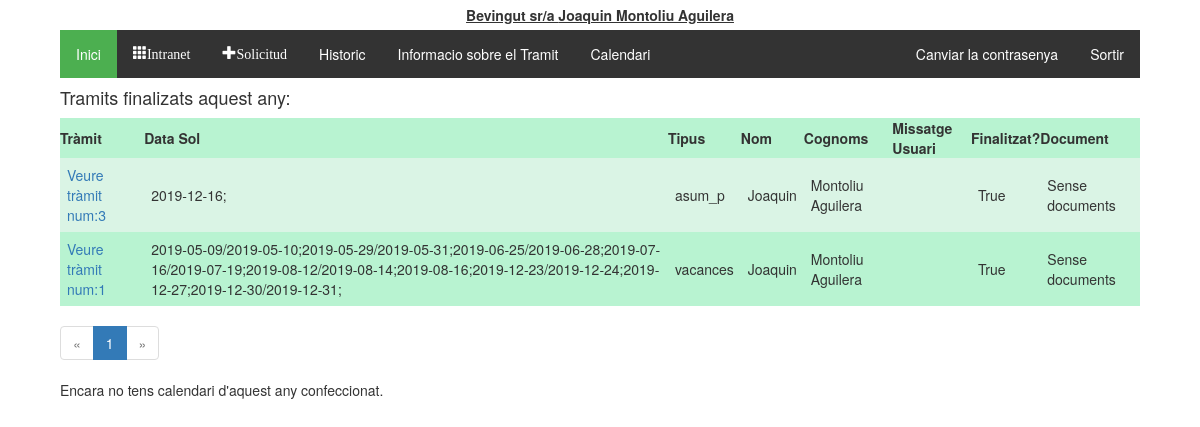
Before: /tramitador/historic/ (signed in) with the older database file.
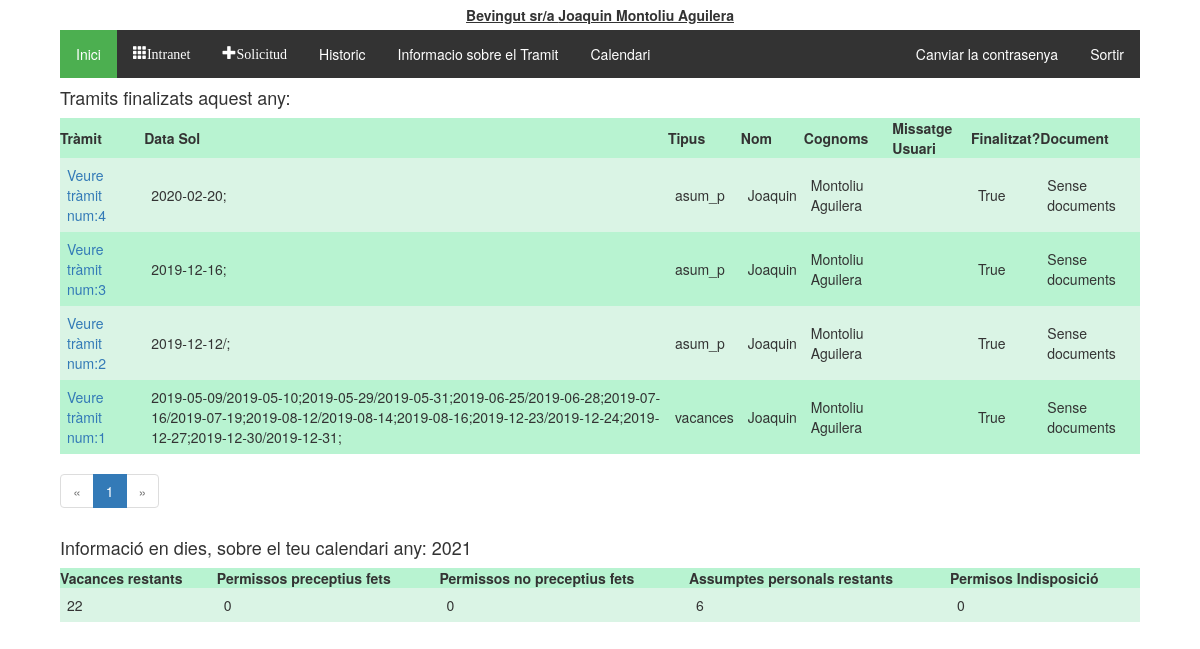
After: the same page with the newer database file.
### tramitador/models.py (models this page shows, shortened)
class Tramit(models.Model):
    validacio = (
        ('conforme','conforme'),
        ('inconforme','no conforme'),
        ('espera', 'en espera'),
    )
    tipologia = (
        ('vacances', 'Vacances'),
        ('perm_precep', 'Permisos preceptius'),
        ('perm_no_precep', 'Permisos no preceptius'),
        ('asum_p', 'Asumptes personals'),
        ('perm_indisposicio', 'Permis Indisposicio'),
        ('perm_altres', 'Altres permissos'),
    )
    treballador = models.ForeignKey(Treballadors, on_delete=models.CASCADE)
    document = models.ForeignKey(Document, on_delete=models.SET_NULL, null=True, blank=True)
    creat_en = models.DateTimeField(auto_now_add=True)
    modificat_en = models.DateTimeField(auto_now=True)
    data_sol = models.CharField(max_length=250, help_text = "Interval de dates amb guións '/', per dies no consecutios emprar ';' Exemple:2019-08-01-2019-08-20;2019-09-09")
    tipus = models.CharField(max_length=40, choices=tipologia, default='asum_p')
    finalitzat = models.BooleanField(default=False)
    """Validacio de RRHH"""
    valRRHH = models.CharField(max_length=20, choices=validacio, default='espera')
    """Validacio del responsable"""
    valResp =  models.CharField(max_length=20, choices=validacio, default='espera')
    """Validacio del Politic"""
    valPol = models.CharField(max_length=20, choices=validacio, default='espera')
    """En cas de voler explicar el motiu"""
    missatge_usuari = models.CharField(max_length=2000, null = True)
    missatge_responsable = models.CharField(max_length=2000, null = True, blank=True)
    """Millores per el admin site"""
    def was_published_recently(self):
        return self.creat_en >= timezone.now() - datetime.timedelta(days=1)
    was_published_recently.admin_order_field = 'creat_en'
    was_published_recently.boolean = True
    was_published_recently.short_description = 'Publicat recentment?'

class Treballadors(AbstractUser):
    usuari = models.CharField(max_length=20)
    foto = models.FileField(upload_to='fotos', blank=True, null=True)
    """nom = models.CharField(max_length=20)
    cognoms = models.CharField(max_length=20)
    email = models.CharField(max_length=50)"""
    dni = models.CharField(max_length=20, null = True, blank=True)
    areas = models.ManyToManyField(Area)
    observacions = models.TextField(null = True, blank=True)
    """rol = models.CharField(max_length=20, choices = tip_rols, default = 'treb')
    estat = models.CharField(max_length=10, choices = tip_estats, default = 'alta')"""
    representant = models.ForeignKey('self', on_delete=models.CASCADE, blank=True, null = True)
    class Meta:
        ordering = ['first_name','last_name']

class Calendari(models.Model):
    any = models.IntegerField(('any'),choices=year_choices(), default=current_year())
    vacances = models.IntegerField(default=22, verbose_name="Vacances disponibles")
    vacances_dies = models.CharField(max_length=500, blank=True)
    perm_precep = models.IntegerField(default=0, verbose_name="Permissos preceptius fets:")
    perm_precep_dies = models.CharField(max_length=500, blank=True)
    perm_no_precep = models.IntegerField(default=0, verbose_name="Permissos no preceptius fets:")
    perm_no_precep_dies = models.CharField(max_length=500, blank=True)
    asum_p = models.IntegerField(default=6,verbose_name="Assumptes perosnals disponibles:")
    asum_p_dies = models.CharField(max_length=500, blank=True)
    perm_indisposicio = models.IntegerField(default=0, verbose_name="Permissos per indisposició fets:", blank=True)
    perm_indisposicio_dies = models.CharField(max_length=500, blank=True)
    perm_altres = models.IntegerField(default=0, verbose_name="Altres permissos", blank=True)
    perm_altres_dies = models.CharField(max_length=500, blank=True)
    treballador = models.ForeignKey(Treballadors, on_delete=models.CASCADE)

### tramitador/views.py (the view)
@login_required
def historic(request):
    today = datetime.date.today()
    groups = request.user.groups.all()
    page = request.GET.get('page', 1)
    tramits_finalitzats = Tramit.objects.all().filter(Q(treballador__id=request.user.id) & Q(finalitzat=True)).order_by('-data_sol')
    paginator = Paginator(tramits_finalitzats, 4)
    try:
        calendari = Calendari.objects.get(treballador__id = request.user.id, any=today.year)
        try:
            tramits_finalitzats = paginator.page(page)
        except PageNotAnInteger:
            tramits_finalitzats = paginator.page(1)
        except EmptyPage:
            tramits_finalitzats = paginator.page(paginator.num_pages)
        context = {'tramits_finalitzats': tramits_finalitzats, 'calendari':calendari}
        return render(request, 'tramits/historic.html', context)
    except Calendari.DoesNotExist:
        try:
            tramits_finalitzats = paginator.page(page)
        except PageNotAnInteger:
            tramits_finalitzats = paginator.page(1)
        except EmptyPage:
            tramits_finalitzats = paginator.page(paginator.num_pages)
        context = {'tramits_finalitzats': tramits_finalitzats}
        return render(request, 'tramits/historic.html', context)

### tramitador/templatetags/group.py (called while the page is built)
@register.filter(name='has_group')
def has_group(user, group_name):
    group_name = group_name.split(";")
    for group in group_name:
        if(user.groups.filter(name=group).exists()):
            return True
    return False

### tramitador/templates/tramits/historic.html
{% extends 'tramits/base.html' %}
{% block content %}
  {% if tramits_finalitzats %}
  <h4>Tramits finalizats aquest any:</h4>
    <table class="TFtable">
      <tr>
        <th>Tràmit</th><th>Data Sol</th><th>Tipus</th><th>Nom</th><th>Cognoms</th><th>Missatge Usuari</th><th>Finalitzat?</th><th>Document</th>
      </tr>
      {% for tramit in tramits_finalitzats %}
      <tr>
        <td><a href="{% url 'tramit_detall' tramit.id %}">Veure tràmit num:{{tramit.id}}</a></td><td>{{tramit.data_sol}}</td><td>{{tramit.tipus}}</td><td>{{tramit.treballador.first_name}}</td><td>{{tramit.treballador.last_name}}</td>
        <td>{{missatge_usuari}}</td><td>{{tramit.finalitzat}}</td>
        <td>
          {% if tramit.document %}
            <a href='{{ tramit.document.document.url }}' class="glyphicon glyphicon-save-file"></a>
          {% else %}
            Sense documents
          {% endif %}
        </td>
      </tr>
      {% endfor %}
    </table>
    <ul class="pagination">
      {% if tramits_finalitzats.has_previous %}
        <li><a href="?page={{ tramits_finalitzats.previous_page_number }}">&laquo;</a></li>
      {% else %}
        <li class="disabled"><span>&laquo;</span></li>
      {% endif %}
      {% for i in tramits_finalitzats.paginator.page_range %}
        {% if tramits_finalitzats.number == i %}
          <li class="active"><span>{{ i }} <span class="sr-only">(current)</span></span></li>
        {% else %}
          <li><a href="?page={{ i }}">{{ i }}</a></li>
        {% endif %}
      {% endfor %}
      {% if tramits_finalitzats.has_next %}
        <li><a href="?page={{ tramits_finalitzats.next_page_number }}">&raquo;</a></li>
      {% else %}
        <li class="disabled"><span>&raquo;</span></li>
      {% endif %}
    </ul>
    {% else %}
      Encara no s'ha finalitzat cap tràmit...
  {% endif %}
  {% if calendari %}
  <h4>Informació en dies, sobre el teu calendari any: {{calendari.any}}</h4>
    <table class="TFtable">
      <tr>
        <th>Vacances restants</th>
        <th>Permissos preceptius fets</th>
        <th>Permissos no preceptius fets</th>
        <th>Assumptes personals restants</th>
        <th>Permisos Indisposició</th>
      </tr>
      <tr>
        <td>{{calendari.vacances}}</td>
        <td>{{calendari.perm_precep}}</td>
        <td>{{calendari.perm_no_precep}}</td>
        <td>{{calendari.asum_p}}</td>
        <td>{{calendari.perm_indisposicio}}</td>
      </tr>
    </table>
  {% else %}
    <p>Encara no tens calendari d'aquest any confeccionat.</p>
  {% endif %}
{% endblock %}

Changed rows visible on the page:
now on this page (row edited): Tramit: id "4", data_sol "2020-02-20;", tipus "asum_p", treballador.first_name "Joaquin", treballador.last_name "Montoliu Aguilera", finalitzat "True", shows "Sense documents"
now on this page (row edited): Tramit: id "2", data_sol "2019-12-12/;", tipus "asum_p", treballador.first_name "Joaquin", treballador.last_name "Montoliu Aguilera", finalitzat "True", shows "Sense documents"
added Calendari: any "2021", vacances "22", perm_precep "0", perm_no_precep "0", asum_p "6", perm_indisposicio "0"
Other visible differences:
text no longer shown: "Encara no tens calendari d'aquest any confeccionat."
text now shown: "Informació en dies, sobre el teu calendari any: Vacances restants Permissos preceptius fets Permissos no preceptius fets Assumptes personals restants Permisos Indisposició"
